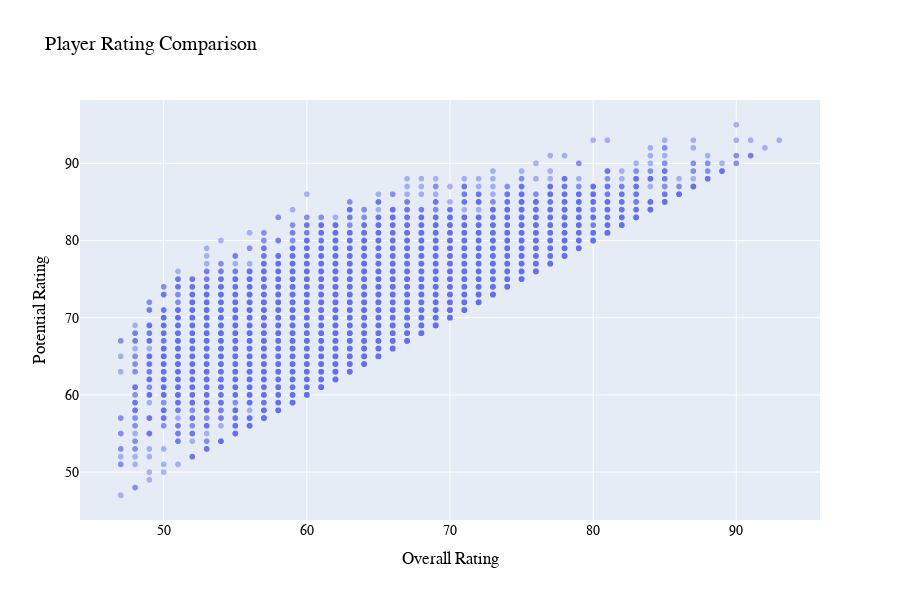

The cell this chart's notebook holds for it:
### Markdown cell above
- Player Rating Comparison

### Code cell
fig3 = px.scatter(data_frame=fifa, 
                 x='↓OVA', 
                 y='POT', 
                 opacity=0.5, 
                 title='Player Rating Comparison')

fig3.update_xaxes(title_text = 'Overall Rating')
fig3.update_yaxes(title_text = 'Potential Rating')
fig3.update_layout(width = 900 ,height = 600 , font=dict(family="Arial",size= 14  ,color = "black"))
fig3.show()

### Figure 1 — Plotly figure (JSON) as saved in the notebook; plotly's stock layout.template omitted (floating-point values rounded to 4 significant figures; data arrays with more than 128 entries replaced by an {"elided": "..."} marker saying what was removed)
{"data": [{"hovertemplate": "↓OVA=%{x}<br>POT=%{y}<extra></extra>", "legendgroup": "", "marker": {"color": "#636efa", "opacity": 0.5, "symbol": "circle"}, "mode": "markers", "name": "", "showlegend": false, "type": "scattergl", "x": {"elided": "18978 int values"}, "xaxis": "x", "y": {"elided": "18978 int values"}, "yaxis": "y"}], "layout": {"font": {"color": "black", "family": "Arial", "size": 14}, "height": 600, "legend": {"tracegroupgap": 0}, "title": {"text": "Player Rating Comparison"}, "width": 900, "xaxis": {"anchor": "y", "domain": [0, 1], "title": {"text": "Overall Rating"}}, "yaxis": {"anchor": "x", "domain": [0, 1], "title": {"text": "Potential Rating"}}}}
